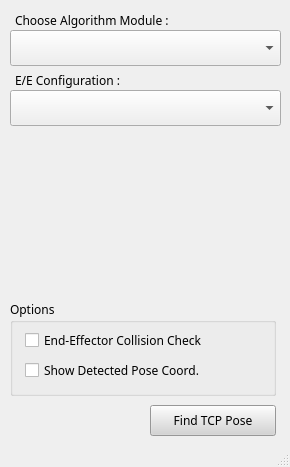
<?xml version="1.0" encoding="UTF-8"?>
<ui version="4.0">
 <author>IAE</author>
 <class>MainWindow</class>
 <widget class="QMainWindow" name="MainWindow">
  <property name="geometry">
   <rect>
    <x>0</x>
    <y>0</y>
    <width>290</width>
    <height>467</height>
   </rect>
  </property>
  <property name="font">
   <font>
    <family>NanumSquare</family>
   </font>
  </property>
  <property name="windowTitle">
   <string/>
  </property>
  <property name="windowIcon">
   <iconset theme="document-save-as">
    <normaloff>.</normaloff>.</iconset>
  </property>
  <property name="toolTip">
   <string/>
  </property>
  <property name="styleSheet">
   <string notr="true"/>
  </property>
  <widget class="QWidget" name="centralwidget">
   <widget class="QPushButton" name="btn_find_pose">
    <property name="geometry">
     <rect>
      <x>150</x>
      <y>405</y>
      <width>126</width>
      <height>31</height>
     </rect>
    </property>
    <property name="font">
     <font>
      <family>NanumSquare</family>
     </font>
    </property>
    <property name="styleSheet">
     <string notr="true">color: rgb(0,0,0);
background-color: rgb(212, 212, 212);</string>
    </property>
    <property name="text">
     <string>Find TCP Pose</string>
    </property>
   </widget>
   <widget class="QComboBox" name="cbx_pdm_plugins">
    <property name="geometry">
     <rect>
      <x>10</x>
      <y>30</y>
      <width>271</width>
      <height>36</height>
     </rect>
    </property>
   </widget>
   <widget class="QLabel" name="label">
    <property name="geometry">
     <rect>
      <x>15</x>
      <y>10</y>
      <width>211</width>
      <height>21</height>
     </rect>
    </property>
    <property name="text">
     <string>Choose Algorithm Module :</string>
    </property>
   </widget>
   <widget class="QGroupBox" name="groupBox">
    <property name="geometry">
     <rect>
      <x>10</x>
      <y>300</y>
      <width>266</width>
      <height>96</height>
     </rect>
    </property>
    <property name="title">
     <string>Options</string>
    </property>
    <widget class="QCheckBox" name="chk_endeffector_collision_check">
     <property name="geometry">
      <rect>
       <x>15</x>
       <y>30</y>
       <width>236</width>
       <height>21</height>
      </rect>
     </property>
     <property name="text">
      <string>End-Effector Collision Check</string>
     </property>
    </widget>
    <widget class="QCheckBox" name="chk_show_detected_pose_coord">
     <property name="geometry">
      <rect>
       <x>15</x>
       <y>60</y>
       <width>236</width>
       <height>21</height>
      </rect>
     </property>
     <property name="text">
      <string>Show Detected Pose Coord.</string>
     </property>
    </widget>
   </widget>
   <widget class="QLabel" name="label_2">
    <property name="geometry">
     <rect>
      <x>15</x>
      <y>70</y>
      <width>211</width>
      <height>21</height>
     </rect>
    </property>
    <property name="text">
     <string>E/E Configuration :</string>
    </property>
   </widget>
   <widget class="QComboBox" name="cbx_endeffector_config">
    <property name="geometry">
     <rect>
      <x>10</x>
      <y>90</y>
      <width>271</width>
      <height>36</height>
     </rect>
    </property>
   </widget>
  </widget>
  <widget class="QStatusBar" name="statusbar"/>
  <action name="actionExit">
   <property name="text">
    <string>Exit</string>
   </property>
  </action>
 </widget>
 <resources/>
 <connections/>
 <designerdata>
  <property name="gridDeltaX">
   <number>5</number>
  </property>
  <property name="gridDeltaY">
   <number>5</number>
  </property>
  <property name="gridSnapX">
   <bool>true</bool>
  </property>
  <property name="gridSnapY">
   <bool>true</bool>
  </property>
  <property name="gridVisible">
   <bool>true</bool>
  </property>
 </designerdata>
</ui>
